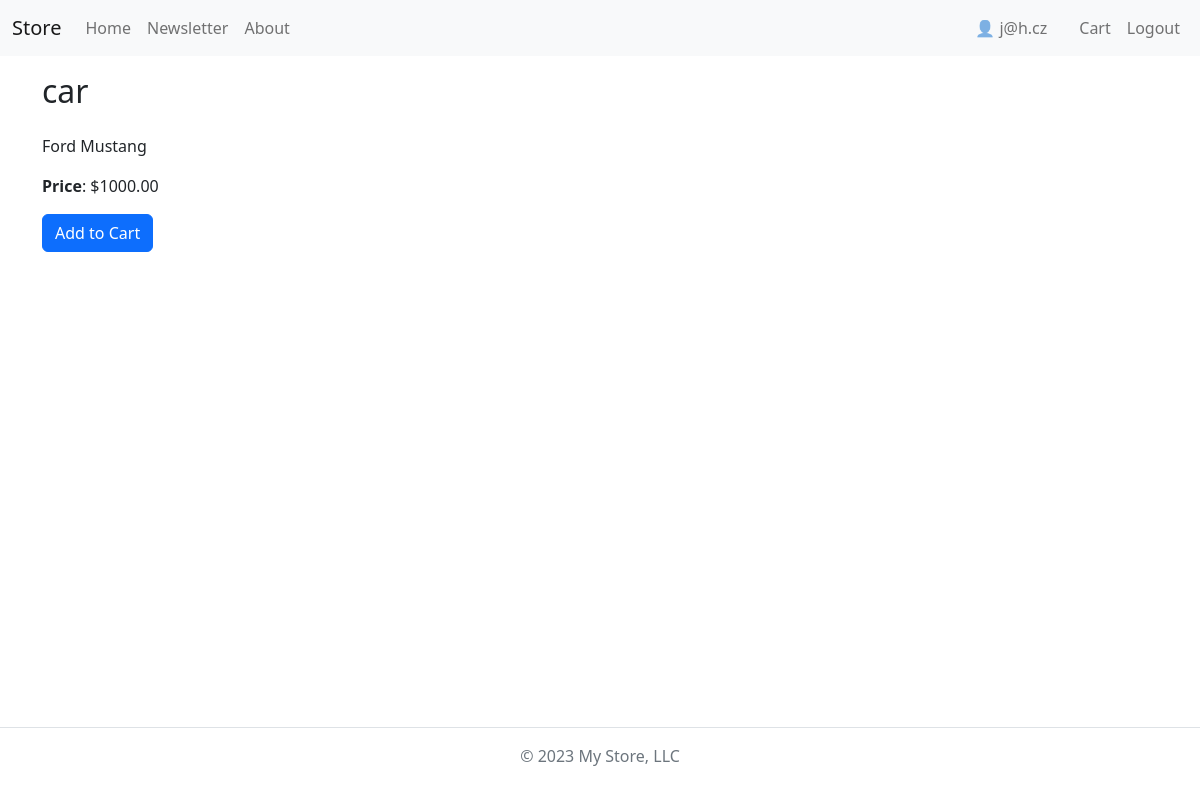
The app's page /products/1/ (signed in) with its own data.
### users/models.py (models this page shows, shortened)
class User(PermissionsMixin, AbstractBaseUser):
    email = models.EmailField(
        verbose_name='email address',
        max_length=255,
        unique=True,
    )
    is_active = models.BooleanField(default=True)
    is_staff = models.BooleanField(default=False)
    objects = UserManager()
    USERNAME_FIELD = 'email'

### products/models.py (models this page shows, shortened)
class Product(models.Model):
    name = models.CharField(max_length=254)
    description = models.CharField(max_length=254)
    price = models.DecimalField(max_digits=10, decimal_places=2)

### products/views.py (the view)
class ProductDetailView(DetailView):
    model = Product
    pk_url_kwarg = 'product_id'
    template_name = 'product_details.html'

### templates/product_details.html (shortened to what this page needs)
{% extends 'base.html' %}
{% block header %}
<h2>{{ product.name }}</h2>
{% endblock header %}
{% block content %}
    <p>
    {{ product.description }}
    </p>
    <p><strong>Price</strong>: ${{ product.price }}</p>
    {% if user.is_authenticated %}
    <form action="{% url "carts:add" product.pk %}" method="post">
        <button type="submit" class="btn btn-primary">Add to Cart</button>
    </form>
    {% else %}
    <a href="{% url "users:login" %}?next={{ request.get_full_path }}" class="btn btn-primary">Login to Add to Cart</a>
    {% endif %}
{% endblock content %}

### templates/_navbar.html (shortened to what this page needs)
{% url "home" as home_url %}
{% url "about" as about_url %}
{% url "newsletter:subscribe" as newsletter_url %}
{% url "carts:cart" as cart_url %}
<nav class="navbar navbar-expand-md bg-light">
    <div class="container-fluid">
        <a class="navbar-brand" href="{{ home_url }}">Store</a>
        <div class="collapse navbar-collapse" id="navbarCollapse">
            <ul class="navbar-nav me-auto mb-2 mb-md-0">
                <li class="nav-item">
                    <a class="nav-link{% if request.path == home_url %} active{% endif %}" aria-current="page" href="{{ home_url }}">Home</a>
                </li>
                <li class="nav-item">
                    <a class="nav-link{% if request.path == newsletter_url %} active{% endif %}" href="{{ newsletter_url }}">Newsletter</a>
                </li>
                <li class="nav-item">
                    <a class="nav-link{% if request.path == about_url %} active{% endif %}" href="{{ about_url }}">About</a>
                </li>
            </ul>
            <ul class="navbar-nav ms-auto">
                {% if user.is_authenticated %}
                <li class="navbar-text me-4">👤 {{ user.email }}</li>
                <li class="nav-item">
                    <a class="nav-link{% if request.path == cart_url %} active{% endif %}" href="{{ cart_url }}">Cart</a>
                </li>
                {% endif %}
                {% if user.is_authenticated %}
                <li class="nav-item">
                    <a class="nav-link" href="{% url "users:logout" %}">Logout</a>
                </li>
                {% endif %}
            </ul>
        </div>
    </div>
</nav>

### records on screen
User: email "j@h.cz"
Product: name "car", description "Ford Mustang", price "1000.00"
